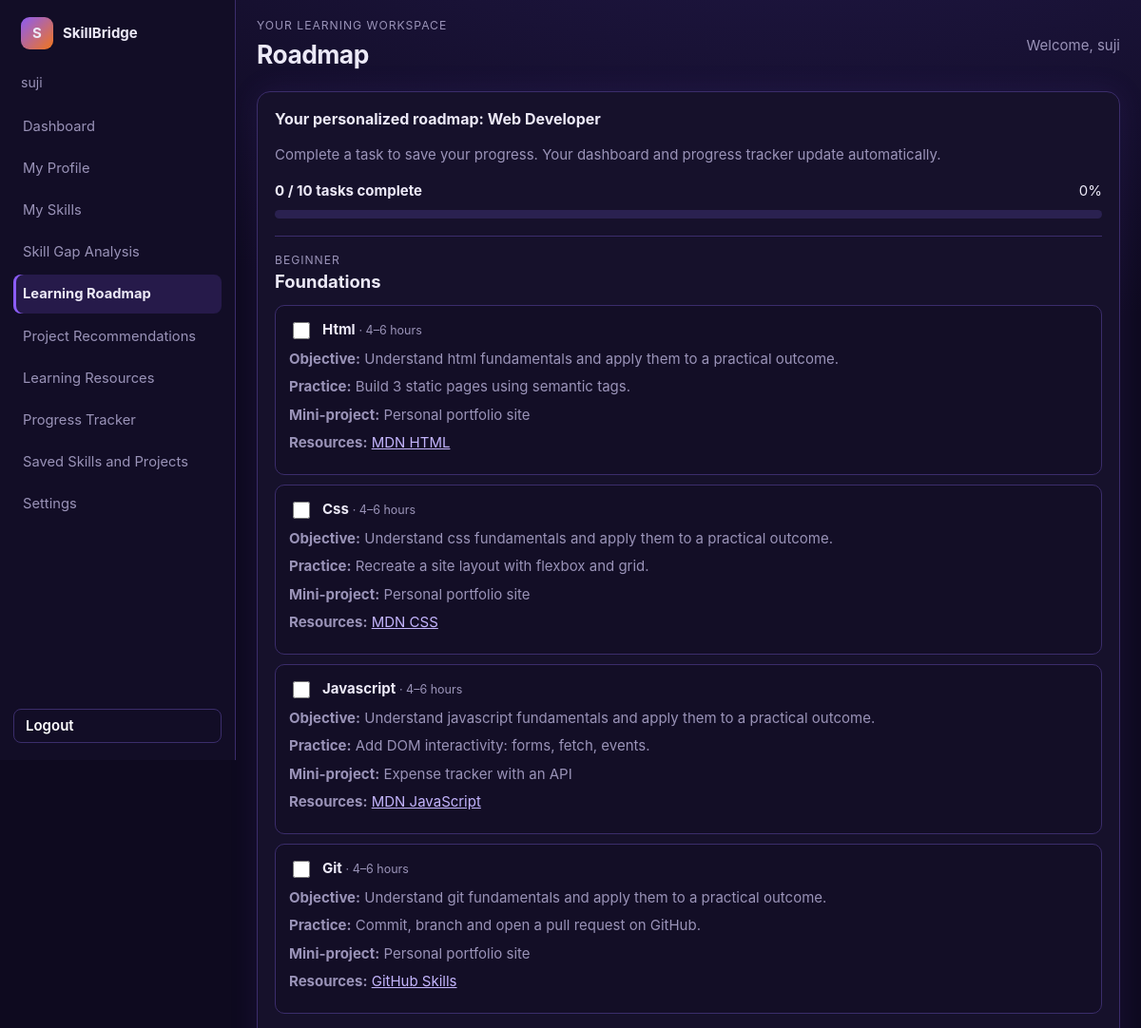
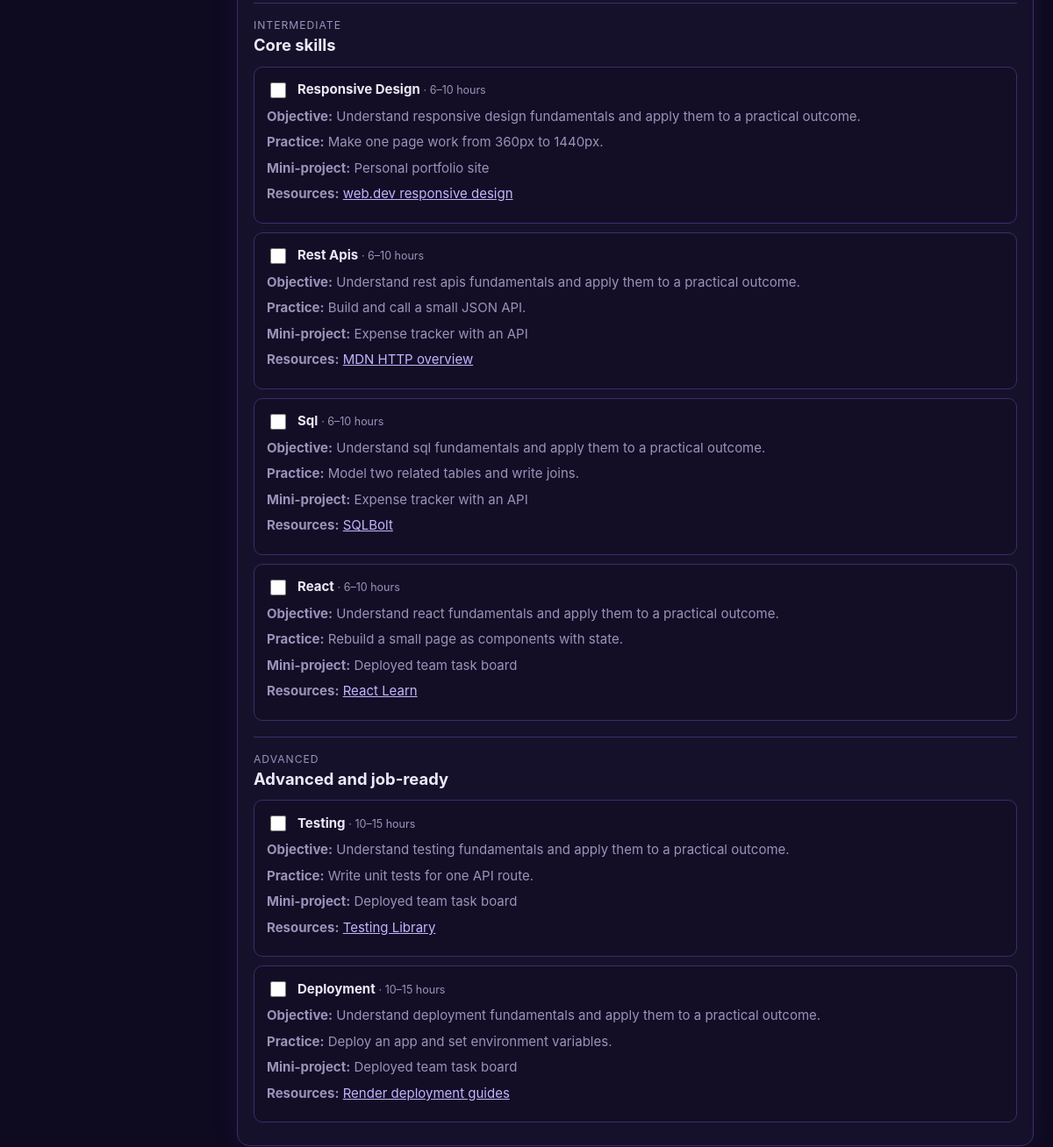
Screenshot of /roadmap (signed in) with the database file from the repository (2 pictures, top to bottom).
### tables this page shows
CREATE TABLE users (
        id INTEGER PRIMARY KEY, name TEXT NOT NULL, email TEXT NOT NULL UNIQUE,
        password_hash TEXT NOT NULL, department TEXT NOT NULL, year INTEGER NOT NULL,
        career_goal TEXT NOT NULL, skills TEXT NOT NULL DEFAULT '',
        created_at TEXT DEFAULT CURRENT_TIMESTAMP);

CREATE TABLE saved_items (
        user_id INTEGER NOT NULL REFERENCES users(id),
        item_type TEXT NOT NULL, item_key TEXT NOT NULL, title TEXT NOT NULL,
        details TEXT NOT NULL DEFAULT '', created_at TEXT DEFAULT CURRENT_TIMESTAMP,
        PRIMARY KEY (user_id, item_type, item_key));

### app.py (the view)
@app.route("/roadmap")
@login_required
def learning_roadmap():
    return render_student_page("roadmap")

### app.py (called while the page is built)
def extract_skills(text: str) -> set:
    text = text.lower()
    found = set()
    for term, canon in VOCAB.items():
        if re.search(rf"(?<![\w+#.]){re.escape(term)}(?![\w+#])", text):
            found.add(canon)
    for tok in set(re.findall(r"[a-z0-9.+#-]{4,}", text)):
        if tok in VOCAB:
            continue
        hit = get_close_matches(tok, SINGLE, n=1, cutoff=0.85)
        if hit:
            found.add(VOCAB[hit[0]])
    return found

def render_student_page(page):
    user = current_user()
    analysis = build_analysis(user["career_goal"], user["skills"], user["id"])
    saved = db().execute(
        "SELECT item_type, item_key, title, details FROM saved_items WHERE user_id=? ORDER BY created_at DESC",
        (user["id"],),
    ).fetchall()
    return render_template(
        "index.html", careers=list(CAREERS), page=page, analysis=analysis,
        saved_items=[dict(row) for row in saved],
    )

def saved_exists(user_id, item_type, item_key):
    return db().execute(
        "SELECT 1 FROM saved_items WHERE user_id=? AND item_type=? AND item_key=?",
        (user_id, item_type, item_key),
    ).fetchone() is not None

### auth.py (called while the page is built)
def db():
    if "db" not in g:
        g.db = sqlite3.connect(DB_PATH)
        g.db.row_factory = sqlite3.Row
    return g.db

def current_user():
    return g.user

def csrf_token():
    return session.setdefault("csrf", secrets.token_hex(16))

def login_required(f):
    @wraps(f)
    def wrapper(*a, **k):
        if not g.user:
            if request.path.startswith("/api/"):
                return jsonify(error="Your session ended. Please log in again."), 401
            return redirect(url_for("login"))
        return f(*a, **k)
    return wrapper

### templates/index.html (shortened to what this page needs)
<!doctype html>
<html lang="en">
<head>
<link rel="stylesheet" href="{{ url_for('static', filename='style.css') }}">
</head>
<body>
<div class="app">
  {% set current_page = page %}
  {% include "_nav.html" %}
  <main class="shell">
    <header class="page-heading">
      <div><p class="eyebrow">Your learning workspace</p><h1>{{ page|replace("_", " ")|title }}</h1></div>
      <p class="welcome">Welcome, {{ user.name }}</p>
    </header>
    {% if page == "dashboard" %}
      <section class="stat-grid" aria-label="Learning summary">
        <article class="panel stat"><span>Career match</span><strong data-career-score>{{ analysis.score }}%</strong></article>
        <article class="panel stat"><span>Roadmap complete</span><strong data-task-percent>{{ analysis.task_percent }}%</strong></article>
        <article class="panel stat"><span>Tasks remaining</span><strong data-pending-count>{{ analysis.pending_count }}</strong></article>
      </section>
      <div class="grid">
        <section class="panel">
          <h2>My skills and skill gap</h2>
          <form id="form">
            <label for="career">Career you want</label>
            <select id="career">{% for c in careers %}<option {% if c == analysis.career %}selected{% endif %}>{{ c }}</option>{% endfor %}</select>
            <label for="skills">Skills you have</label>
            <textarea id="skills" rows="5" placeholder="e.g. HTML, CSS, JavaScript and Git">{{ user.skills }}</textarea>
            <div class="prog" aria-label="Analysis loading"><i id="prog"></i></div>
            <button type="submit">Analyze my skills</button>
            <p id="error" role="alert" hidden></p>
          </form>
          <h3>Career skills</h3>
          <div class="chips" id="chips">
            {% for skill in analysis.skills %}<span class="chip {{ 'have' if skill.have else 'gap' }}">{{ skill.name }}</span>{% endfor %}
          </div>
        </section>
        <section class="panel">
          <h2>Personalized learning roadmap</h2>
          <p class="big" id="headline">Your journey to {{ analysis.career }}: {{ analysis.score }}% there</p>
          <div class="flow">
            <div class="hexw"><div class="hex cur"><small>Skills matched</small><strong id="n-have">{{ analysis.skills|selectattr("have")|list|length }} of {{ analysis.skills|length }}</strong></div></div>
            <div class="card gap"><h3>Next skills</h3><ul id="n-gap">{% for skill in analysis.next_up %}<li>{{ skill }}</li>{% else %}<li>No skill gaps found</li>{% endfor %}</ul></div>
            <div class="card path"><h3>Learning levels</h3><ul id="n-path">{% for phase in analysis.roadmap %}<li>{{ phase.level_name }}: {{ phase.steps|length }} tasks</li>{% else %}<li>No pending tasks</li>{% endfor %}</ul></div>
            <div class="hexw"><div class="hex tgt"><small>Target role</small><strong id="n-tgt">{{ analysis.career }}</strong></div></div>
          </div>
          <p><a class="text-link" href="{{ url_for('learning_roadmap') }}">Open full roadmap →</a></p>
        </section>
        <aside class="side">
          <section class="panel"><h2>Skill match by level</h2>
            {% for level in (1, 2, 3) %}
              {% set items = analysis.skills|selectattr("level", "equalto", level)|list %}
              {% if items %}
                {% set count = items|selectattr("have")|list|length %}
                <div class="bar"><div><span>{{ {1:"Beginner", 2:"Intermediate", 3:"Advanced"}[level] }}</span><span>{{ (100 * count / items|length)|round|int }}%</span></div><i><b style="width:{{ (100 * count / items|length)|round|int }}%"></b></i></div>
              {% endif %}
            {% endfor %}
          </section>
          <section class="panel"><h2>Project recommendations</h2>
            {% for project in analysis.projects[:2] %}<article class="proj"><h3>{{ project.title }}</h3><p>{{ project.desc }}</p></article>{% else %}<p class="muted">Add or update your skills to get project ideas.</p>{% endfor %}
            <a class="text-link" href="{{ url_for('project_recommendations') }}">See all projects →</a>
          </section>
        </aside>
      </div>
    {% elif page == "roadmap" %}
      <section class="panel">
        <h2>Your personalized roadmap: {{ analysis.career }}</h2>
        <p class="muted">Complete a task to save your progress. Your dashboard and progress tracker update automatically.</p>
        <div class="progress-summary"><strong><span data-completed-count>{{ analysis.completed_count }}</span> / {{ analysis.task_count }} tasks complete</strong><span data-task-percent>{{ analysis.task_percent }}%</span></div>
        <div class="progress-track"><span data-task-progress style="width:{{ analysis.task_percent }}%"></span></div>
        {% for phase in analysis.roadmap %}
        <section class="roadmap-level">
          <header><div><p class="eyebrow">{{ phase.level_name }}</p><h3>{{ phase.phase }}</h3></div></header>
          {% for task in phase.steps %}
          <article class="roadmap-task">
            <label class="task-check"><input type="checkbox" data-roadmap-task data-career="{{ analysis.career }}" data-skill="{{ task.name }}" {% if task.completed %}checked{% endif %}><span><strong>{{ task.name|title }}</strong> <small>· {{ task.hours }}</small></span></label>
            <p><b>Objective:</b> {{ task.objective }}</p><p><b>Practice:</b> {{ task.practice }}</p>
            <p><b>Mini-project:</b> {{ task.mini_project }}</p>
            <p><b>Resources:</b> {% for resource in task.resources %}<a href="{{ resource.url }}" target="_blank" rel="noopener noreferrer">{{ resource.label }}</a>{% if not loop.last %} · {% endif %}{% endfor %}</p>
          </article>
          {% endfor %}
        </section>
        {% else %}<p class="ok">No skill gaps remain. Try a portfolio project to keep building.</p>{% endfor %}
      </section>
    {% endif %}
  </main>
</div>
</body>
</html>

### templates/_nav.html (shortened to what this page needs)
<aside class="sidebar" aria-label="Main navigation">
  <a class="sidebar-brand" href="{{ url_for('dashboard') }}"><b class="logo">S</b><strong>SkillBridge</strong></a>
  <p class="sidebar-student">{{ user.name }}</p>
  <nav class="nav-links">
    {% set links = [
      ("dashboard", "Dashboard", "dashboard"),
      ("profile", "My Profile", "profile"),
      ("skills", "My Skills", "my_skills"),
      ("analysis", "Skill Gap Analysis", "skill_analysis"),
      ("roadmap", "Learning Roadmap", "learning_roadmap"),
      ("projects", "Project Recommendations", "project_recommendations"),
      ("resources", "Learning Resources", "learning_resources"),
      ("progress", "Progress Tracker", "progress_tracker"),
      ("saved", "Saved Skills and Projects", "saved_items_page"),
      ("settings", "Settings", "settings")
    ] %}
    {% for key, label, endpoint in links %}
      <a href="{{ url_for(endpoint) }}" {% if current_page == key %}aria-current="page"{% endif %}>{{ label }}</a>
    {% endfor %}
  </nav>
  <form method="post" action="{{ url_for('logout') }}" class="sidebar-logout">
    <button class="ghost" type="submit">Logout</button>
  </form>
</aside>

### static/style.css (style rules this page uses)
:root { --bg:#0e0a1f;--panel:#16112b;--line:#3b2d6b;--ink:#ece9f7;--muted:#9a93b8;--violet:#8b5cf6;--violet2:#6d45d6;--have:#34d3a6;--amber:#e9a23b;--orange:#f2761b }
* { box-sizing:border-box }
body { margin:0;background:radial-gradient(1200px 600px at 70% -10%,#241a4d,var(--bg));color:var(--ink);font:15px/1.5 Inter,system-ui,-apple-system,"Segoe UI",sans-serif }
.app { display:grid;grid-template-columns:64px 1fr;min-height:100% }
.logo { display:grid;place-items:center;width:34px;height:34px;border-radius:9px;background:linear-gradient(135deg,var(--violet),var(--orange));margin-bottom:10px }
.shell { padding:18px 22px 40px;min-width:0 }
.panel { background:var(--panel);border:1px solid var(--line);border-radius:14px;padding:16px 18px;box-shadow:0 0 30px rgba(109,69,214,.12) }
h2 { margin:0 0 12px;font-size:1rem }
h3 { margin:16px 0 8px;font-size:.95rem }
label { display:block;font-weight:600;margin:10px 0 4px }
button { font:inherit;font-weight:600;color:#fff;background:linear-gradient(135deg,var(--violet),var(--violet2));border:0;border-radius:8px;padding:10px 18px;cursor:pointer;margin-top:10px }
input { width:100%;font:inherit;color:var(--ink);background:#0f0b20;border:1px solid var(--line);border-radius:8px;padding:9px 10px }
.ghost { background:none;border:1px solid var(--line);margin:0;padding:6px 12px }
.app { grid-template-columns:248px minmax(0,1fr);min-height:100vh }
.sidebar { position:sticky;top:0;height:100vh;overflow-y:auto;display:flex;flex-direction:column;gap:12px;padding:18px 14px;background:#120d26;border-right:1px solid var(--line) }
.sidebar-brand { display:flex;align-items:center;gap:10px;color:var(--ink);text-decoration:none;padding:0 8px 12px }
.sidebar-brand .logo { margin:0 }
.sidebar-student { color:var(--muted);font-size:.88rem;margin:0 8px 4px;overflow-wrap:anywhere }
.nav-links { display:grid;gap:4px }
.nav-links a { color:var(--muted);text-decoration:none;padding:9px 10px;border-radius:8px;font-size:.92rem }
.nav-links a:hover,.nav-links a[aria-current=page] { color:var(--ink);background:rgba(139,92,246,.17) }
.nav-links a[aria-current=page] { box-shadow:inset 3px 0 var(--violet);font-weight:650 }
.sidebar-logout { margin-top:auto }
.sidebar-logout button { width:100%;text-align:left }
.page-heading { display:flex;justify-content:space-between;align-items:center;gap:14px;margin-bottom:18px }
.page-heading h1 { margin:0;font-size:1.65rem;letter-spacing:-.02em }
.page-heading .eyebrow { margin:0 0 2px }
.welcome,.muted { color:var(--muted) }
.eyebrow { font-size:.76rem;text-transform:uppercase;letter-spacing:.08em;color:var(--muted) }
.text-link,.item-card a,.roadmap-task a { color:#c4b5fd }
.progress-summary { display:flex;justify-content:space-between;gap:10px;margin:16px 0 8px }
.progress-track { height:9px;border-radius:8px;overflow:hidden;background:#2a2150 }
.roadmap-level { border-top:1px solid var(--line);margin-top:18px;padding-top:8px }
.roadmap-level header h3 { font-size:1.15rem;margin:0 0 8px }
.roadmap-level header .eyebrow { margin:8px 0 0 }
.roadmap-task { border:1px solid var(--line);border-radius:10px;padding:14px;margin:10px 0;background:rgba(15,11,32,.42) }
.roadmap-task p { margin:7px 0;color:var(--muted) }
.task-check { display:flex;align-items:center;gap:10px;margin:0 }
.task-check input { width:18px;height:18px;accent-color:var(--violet);flex:0 0 auto }
.task-check small { color:var(--muted);font-weight:400 }

### rows the page displays
users: name "suji", career "Web Developer"
saved_items: name "Html", hours "4–6 hours", objective "Understand html fundamentals and apply them to a practical outcome.", practice "Build 3 static pages using semantic tags.", mini_project "Personal portfolio site", label "MDN HTML"
saved_items: name "Javascript", hours "4–6 hours", objective "Understand javascript fundamentals and apply them to a practical outcome.", practice "Add DOM interactivity: forms, fetch, events.", mini_project "Expense tracker with an API", label "MDN JavaScript"
saved_items: name "Git", hours "4–6 hours", objective "Understand git fundamentals and apply them to a practical outcome.", practice "Commit, branch and open a pull request on GitHub.", mini_project "Personal portfolio site", label "GitHub Skills"
saved_items: name "Sql", hours "6–10 hours", objective "Understand sql fundamentals and apply them to a practical outcome.", practice "Model two related tables and write joins.", mini_project "Expense tracker with an API", label "SQLBolt"

### other values shown
{{ label }} "Dashboard" "My Profile" "My Skills" "Skill Gap Analysis" "Learning Roadmap" "Project Recommendations" "Learning Resources" "Progress Tracker" "Saved Skills and Projects" "Settings"
{{ page|replace("_", " ")|title }} "Roadmap"
{{ analysis.completed_count }} "0"
{{ analysis.task_count }} "10"
{{ analysis.task_percent }} "0"
{{ phase.level_name }} "BEGINNER" "INTERMEDIATE" "ADVANCED"
{{ phase.phase }} "Foundations" "Core skills" "Advanced and job-ready"
{{ task.name|title }} "Css" "Responsive Design" "Rest Apis" "React" "Testing" "Deployment"
{{ task.hours }} "4–6 hours" "6–10 hours" "6–10 hours" "6–10 hours" "10–15 hours" "10–15 hours"
{{ task.objective }} "Understand css fundamentals and apply them to a practical outcome." "Understand responsive design fundamentals and apply them to a practical outcome." "Understand rest apis fundamentals and apply them to a practical outcome." "Understand react fundamentals and apply them to a practical outcome." "Understand testing fundamentals and apply them to a practical outcome." "Understand deployment fundamentals and apply them to a practical outcome."
{{ task.practice }} "Recreate a site layout with flexbox and grid." "Make one page work from 360px to 1440px." "Build and call a small JSON API." "Rebuild a small page as components with state." "Write unit tests for one API route." "Deploy an app and set environment variables."
{{ task.mini_project }} "Personal portfolio site" "Personal portfolio site" "Expense tracker with an API" "Deployed team task board" "Deployed team task board" "Deployed team task board"
{{ resource.label }} "MDN CSS" "web.dev responsive design" "MDN HTTP overview" "React Learn" "Testing Library" "Render deployment guides"
